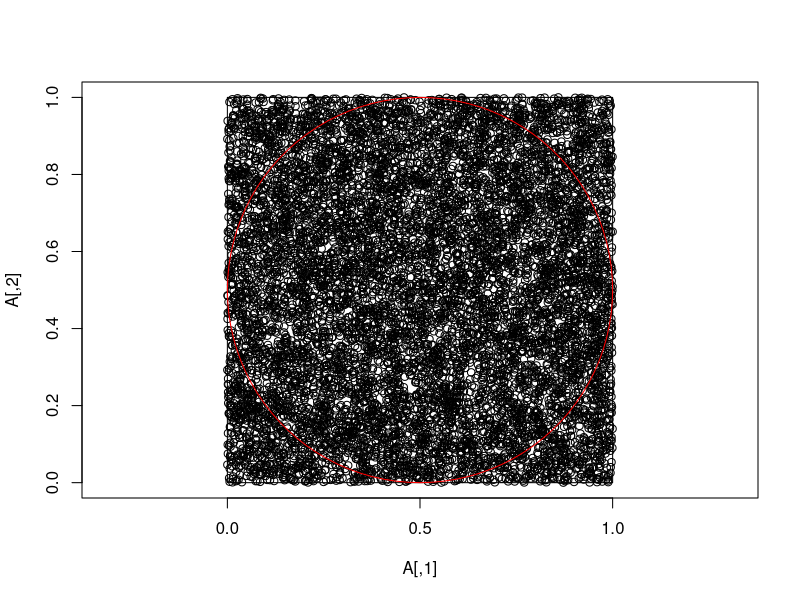

This figure's R source:
#For draw.circle
library(plotrix)
size <- 10000
#Function returns a boolean based on if a point is in a circle at (0.5, 0.5) with 0.5 radius
inside_circle <- function(x) {
  return(sqrt( (x[1] - 0.5)^2 + (x[2] - 0.5)^2 ) < 0.5)
}
#Target prediction
p = 1 - (1^2 - pi * 0.5^2)
p
#Uniformally generate points on a plane between 0 and 1
A <- cbind(runif(size), runif(size))
#Check which points are in the circle
B <- apply(A, 1, inside_circle)
#Plot points, rectangle and circle
plot(A, asp=1)
rect(0,0,1,1)
draw.circle(0.5,0.5,0.5, border = "red")
#Get amount of points that were in circle compared to total amount of points
p_pred = length(B[B == TRUE]) / length(B)
#p_pred is approximately the area of the circle. Use it to solve for pi = area / r^2
p_pred / 0.5^2
